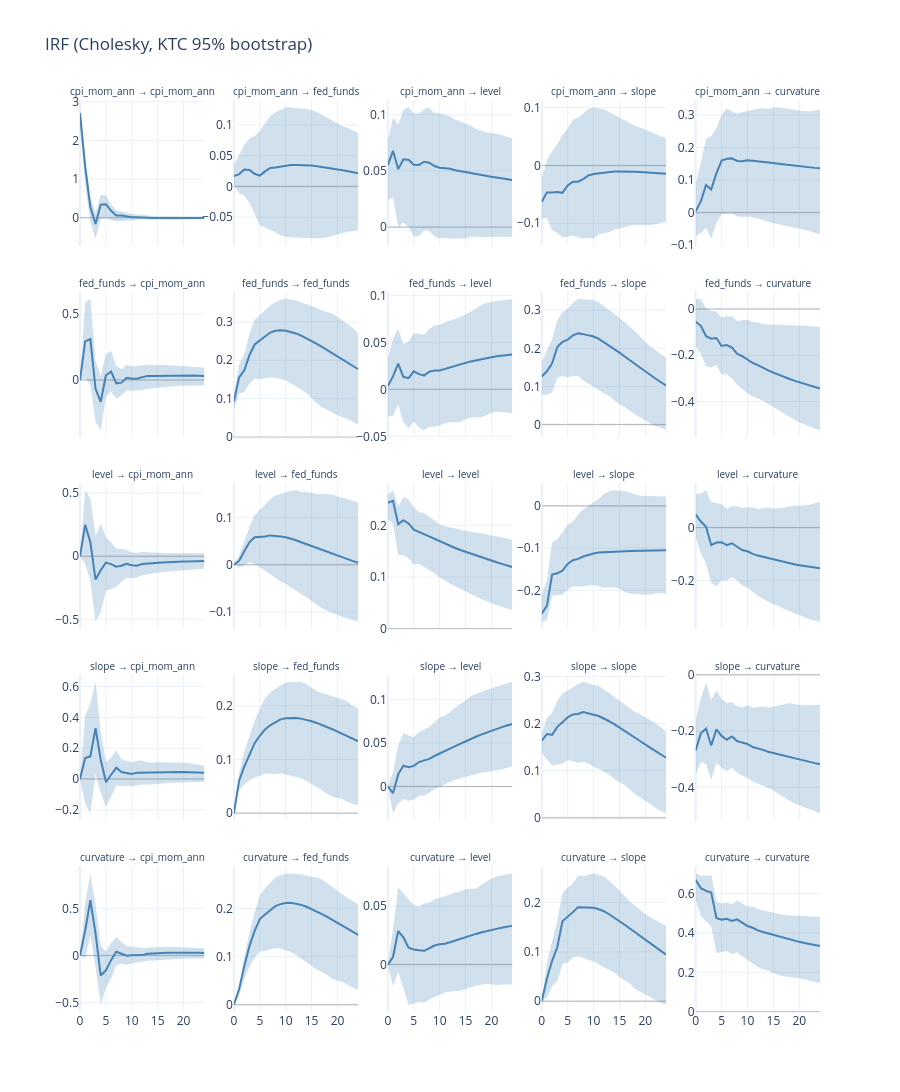

Notebook code for this chart:
### Markdown cell above
### Tuong tac: luoi IRF va be mat 3D

### Code cell
ia.fig_irf_grid(irf_df).show()
